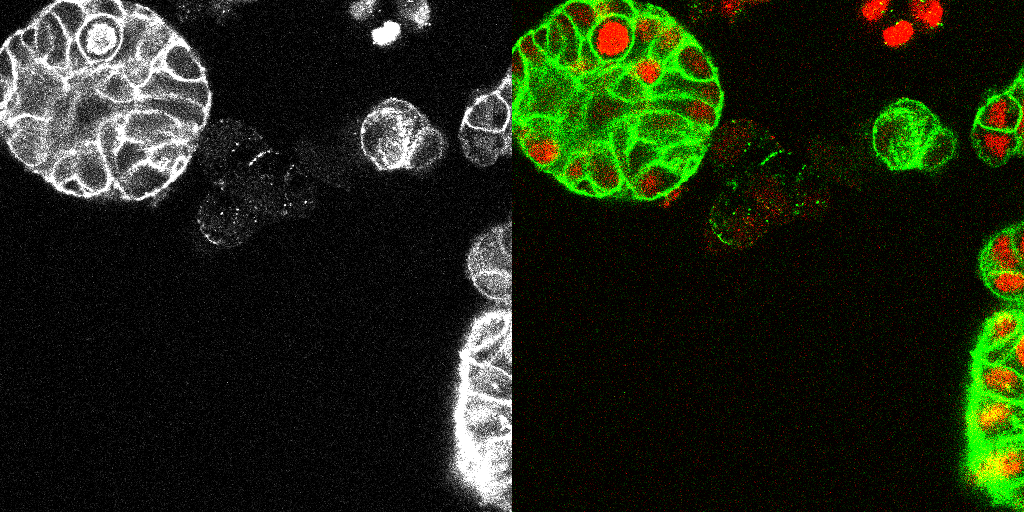
#> input picture docker_vm_test/01_traintest/czi_1000_ac_open_detector_br0%_patches/train/497.png, 1024 x 512 px; its folder holds only this picture in this run
$ jupyter execute --allow-errors im_and_seg_generator.ipynb
#> lines starting #> are read from the running program, lines starting #| are printed output that depends on the picture
#> further down, img is the input picture: shape (512, 1024, 3); mean B, G, R 19.6, 38.5, 29.8
#> `img = cv2.resize(img, (WIDTH, HEIGHT), interpolation=cv2.INTER_CUBIC)`:
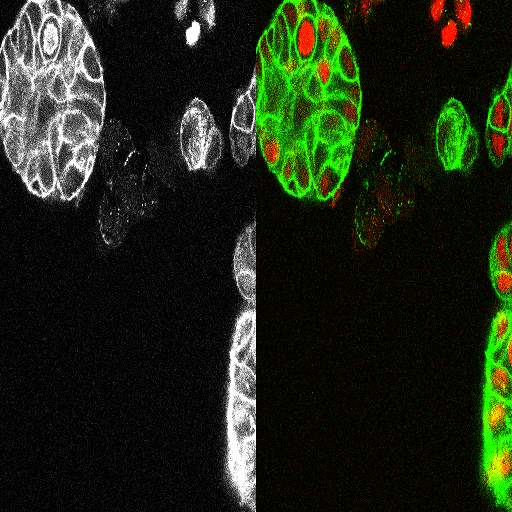
#> img: shape (512, 512, 3); mean B, G, R 19.7, 38.7, 30.1
[cell 1]
import cv2
import datetime as dt
import h5py
import numpy as np
import os
from glob import glob

[cell 2]
# Definir las dimensiones de las imágenes
HEIGHT = 512
WIDTH = 512
CHANNELS = 3
SHAPE = (HEIGHT, WIDTH, CHANNELS)

[cell 3]
# Ruta donde se encuentran las imágenes
SOURCE_IMAGES = 'data/docker_vm_test/01_traintest/czi_1000_ac_open_detector_br0%_patches/train'

[cell 4]
# Obtener lista de imágenes y ordenarlas
images = glob(os.path.join(SOURCE_IMAGES, "*.png"))
images.sort()

NUM_IMAGES = len(images)

[cell 5]
# Crear la forma para los datasets HDF5
train_shape = (NUM_IMAGES, HEIGHT, WIDTH, CHANNELS)

[cell 6]
# Especificar una ruta absoluta para guardar los archivos HDF5
output_dir = 'data/prueba/train'

[cell 7]
# Nombre base para los archivos HDF5
base_name = 'train'

[cell 8]
print(os.path.join(output_dir, f'{base_name}.im.h5'))

#> (a cell that did not finish here is left out)

#> (a cell that did not finish here is left out)

#> (a cell that did not finish here is left out)


$ run again, on docker_vm_test/01_traintest/czi_1000_ac_open_detector_br0%_patches/train/503.png
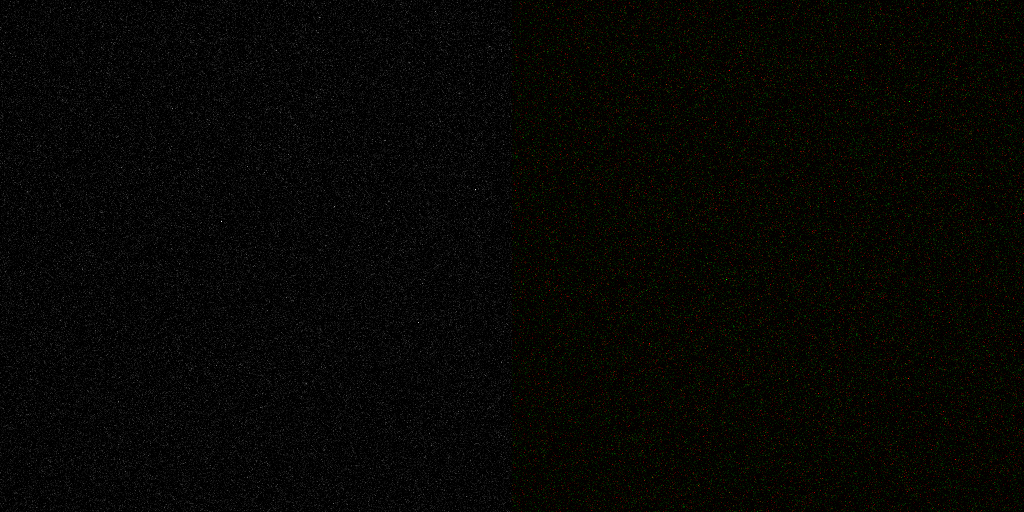
#> input picture docker_vm_test/01_traintest/czi_1000_ac_open_detector_br0%_patches/train/503.png, 1024 x 512 px
#> img is the input picture: shape (512, 1024, 3); mean B, G, R 3.2, 6.2, 6.4
#> `img = cv2.resize(img, (WIDTH, HEIGHT), interpolation=cv2.INTER_CUBIC)`:
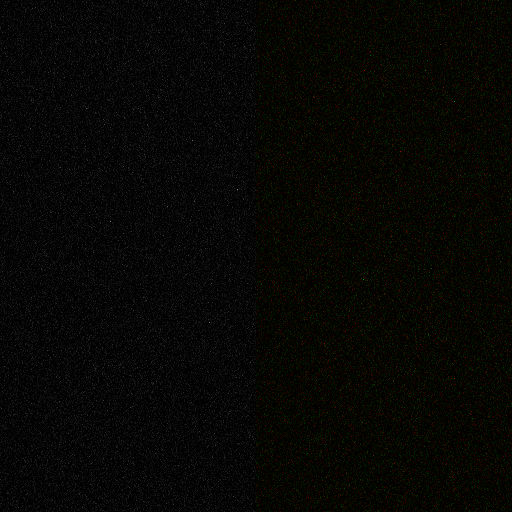
#> img: shape (512, 512, 3); mean B, G, R 3.4, 6.7, 6.7

$ run again, on docker_vm_test/01_traintest/czi_1000_ac_open_detector_br0%_patches/train/886.png
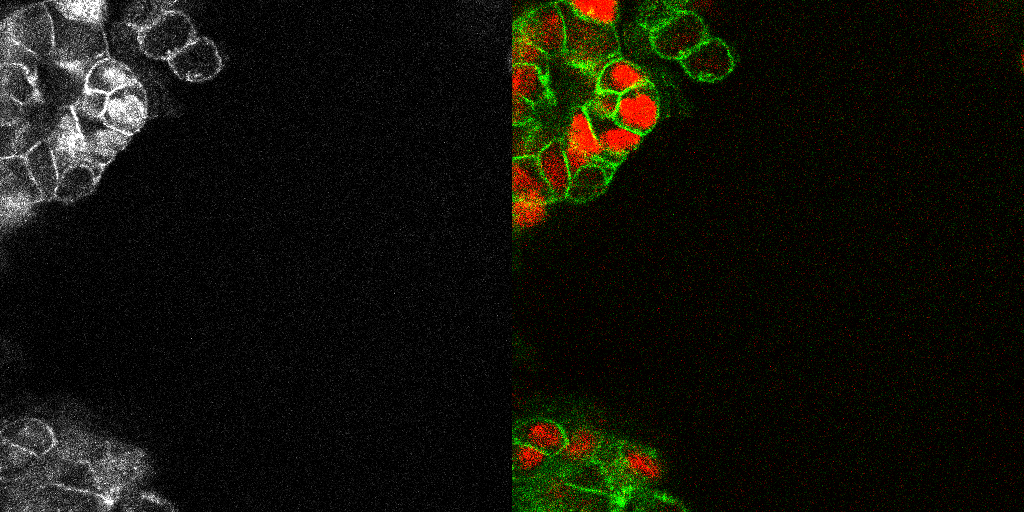
#> input picture docker_vm_test/01_traintest/czi_1000_ac_open_detector_br0%_patches/train/886.png, 1024 x 512 px
#> img is the input picture: shape (512, 1024, 3); mean B, G, R 9.9, 18.2, 18.3
#> `img = cv2.resize(img, (WIDTH, HEIGHT), interpolation=cv2.INTER_CUBIC)`:
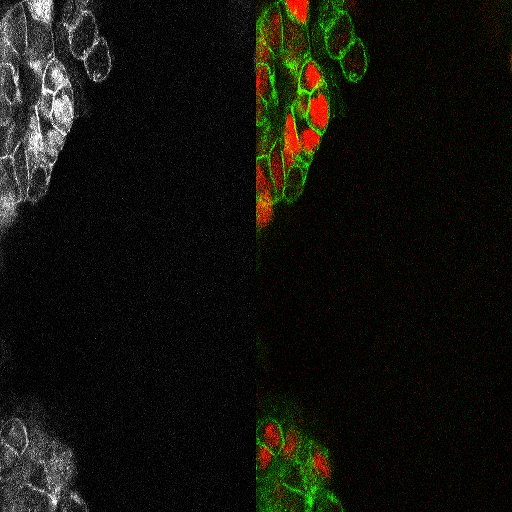
#> img: shape (512, 512, 3); mean B, G, R 10, 18.5, 18.6
